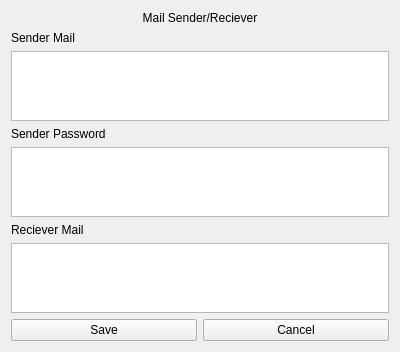
<?xml version="1.0" encoding="UTF-8"?>
<ui version="4.0">
 <class>mailSetting</class>
 <widget class="QWidget" name="mailSetting">
  <property name="geometry">
   <rect>
    <x>0</x>
    <y>0</y>
    <width>400</width>
    <height>300</height>
   </rect>
  </property>
  <property name="windowTitle">
   <string>Form</string>
  </property>
  <layout class="QVBoxLayout" name="verticalLayout_2">
   <item>
    <widget class="QLabel" name="title">
     <property name="text">
      <string>Mail Sender/Reciever</string>
     </property>
     <property name="textFormat">
      <enum>Qt::TextFormat::AutoText</enum>
     </property>
     <property name="alignment">
      <set>Qt::AlignmentFlag::AlignCenter</set>
     </property>
    </widget>
   </item>
   <item>
    <layout class="QVBoxLayout" name="senderMailRow">
     <item>
      <widget class="QLabel" name="senderMailLabel">
       <property name="text">
        <string>Sender Mail</string>
       </property>
      </widget>
     </item>
     <item>
      <widget class="QTextEdit" name="senderMailTextEdit"/>
     </item>
    </layout>
   </item>
   <item>
    <layout class="QVBoxLayout" name="senderPasswordRow">
     <item>
      <widget class="QLabel" name="senderPasswordLabel">
       <property name="text">
        <string>Sender Password</string>
       </property>
      </widget>
     </item>
     <item>
      <widget class="QTextEdit" name="recieverMailTextEdit_2"/>
     </item>
    </layout>
   </item>
   <item>
    <layout class="QVBoxLayout" name="recieverMailRow">
     <item>
      <widget class="QLabel" name="recieverMailLabel">
       <property name="text">
        <string>Reciever Mail</string>
       </property>
      </widget>
     </item>
     <item>
      <widget class="QTextEdit" name="recieverMailTextEdit"/>
     </item>
    </layout>
   </item>
   <item>
    <layout class="QHBoxLayout" name="buttonsRow">
     <item>
      <widget class="QPushButton" name="saveButton">
       <property name="text">
        <string>Save</string>
       </property>
      </widget>
     </item>
     <item>
      <widget class="QPushButton" name="cancelButton">
       <property name="text">
        <string>Cancel</string>
       </property>
      </widget>
     </item>
    </layout>
   </item>
  </layout>
 </widget>
 <resources/>
 <connections/>
</ui>
